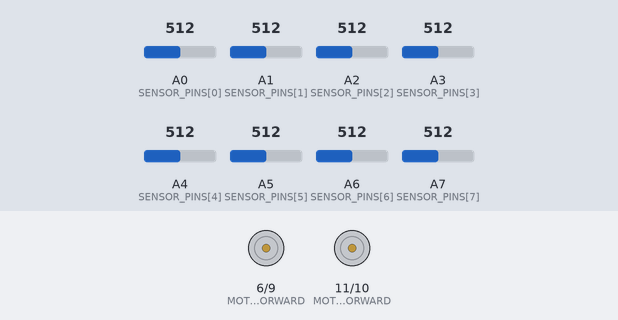
Recording of a sketch running on a simulated Arduino Nano, built with avr-gcc and run on an emulated ATmega328P. Shown: motor-driver pin pairs drawn as motors (green arrow = first pin HIGH = forward, orange = second pin HIGH = backward, longer = more drive). The test bench sets the inputs (shaded band); at power-on: A0 (SENSOR_PINS[0]) = 512, A4 (SENSOR_PINS[4]) = 512, A3 (SENSOR_PINS[3]) = 512, A1 (SENSOR_PINS[1]) = 512, A2 (SENSOR_PINS[2]) = 512, A5 (SENSOR_PINS[5]) = 512, A6 (SENSOR_PINS[6]) = 512, A7 (SENSOR_PINS[7]) = 512.

Above: at 1.2 s.
1.3 s: A0 (SENSOR_PINS[0]) set to 788
2.8 s: A0 (SENSOR_PINS[0]) set to 814
At 3.7 s:
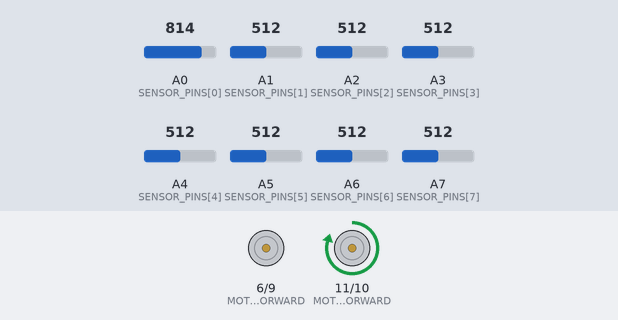
4.3 s: A4 (SENSOR_PINS[4]) set to 792
5.8 s: A4 (SENSOR_PINS[4]) set to 819
At 7.0 s:
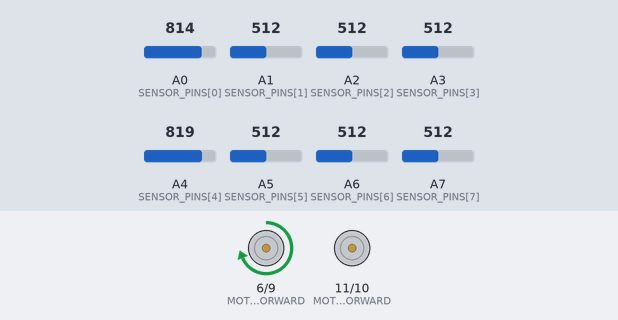
7.3 s: A3 (SENSOR_PINS[3]) set to 789
8.8 s: A3 (SENSOR_PINS[3]) set to 810
At 9.4 s:
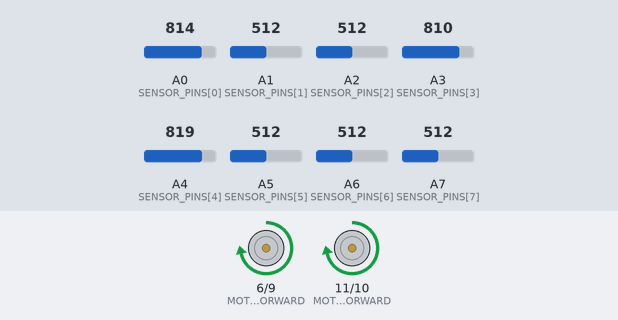
Timing chart, 0 to 11.3 s (numbered marks = the images above; inputs shaded):
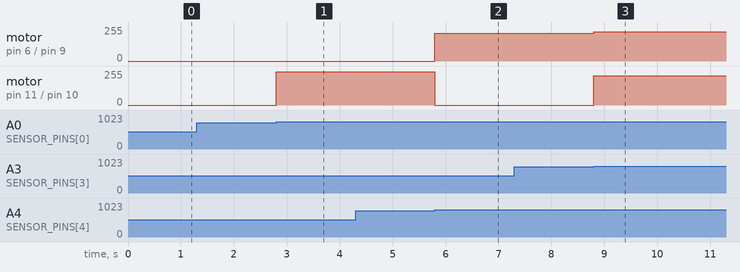

The sketch:

Stay_on_track__arrays_.ino
```cpp
// ===== SENSOR PINS =====
// Array of 8 line sensors
const int SENSOR_PINS[8] = {A0, A1, A2, A3, A4, A5, A6, A7};
int sensorValues[8]; // Stores sensor readings (0–1023)

// ===== MOTOR CONTROL PINS =====
const int MOTOR_LEFT_FORWARD = 11;
const int MOTOR_LEFT_BACK = 10;
const int MOTOR_RIGHT_BACK = 9;
const int MOTOR_RIGHT_FORWARD = 6;

// ===== THRESHOLDS =====
// Values to detect white vs black surface
const int WHITE_THRESHOLD = 730;
const int BLACK_THRESHOLD = 800;

void setup() {
  Serial.begin(9600);

  // Set motor pins as outputs
  pinMode(MOTOR_LEFT_FORWARD, OUTPUT);
  pinMode(MOTOR_LEFT_BACK, OUTPUT);
  pinMode(MOTOR_RIGHT_FORWARD, OUTPUT);
  pinMode(MOTOR_RIGHT_BACK, OUTPUT);
}

void loop() {

  // ===== READ ALL SENSORS =====
  for (int i = 0; i < 8; i++) {
    sensorValues[i] = analogRead(SENSOR_PINS[i]);
  }

  // ===== LINE FOLLOWING LOGIC =====
  // Center sensors (3 and 4) detect line → go straight
  if(sensorValues[3]>BLACK_THRESHOLD && sensorValues[4]>BLACK_THRESHOLD){
    moveForward(220);
  }

  // Slight right correction
  else if(sensorValues[3]>BLACK_THRESHOLD){
    turnRight(210);
  }

  // Slight left correction
  else if(sensorValues[4]>BLACK_THRESHOLD){
    turnLeft(210);
  }

  // Medium right correction
  else if(sensorValues[2]>BLACK_THRESHOLD){
    turnRight(220);
  }

  // Medium left correction
  else if(sensorValues[5]>BLACK_THRESHOLD){
    turnLeft(220);
  }

  // Strong right correction
  else if(sensorValues[1]>BLACK_THRESHOLD){
    turnRight(230);
  }

  // Strong left correction
  else if(sensorValues[6]>BLACK_THRESHOLD){
    turnLeft(230);
  }

  // Very strong right correction (edge sensor)
  else if(sensorValues[0]>BLACK_THRESHOLD){
    turnRight(250);
  }

  // Very strong left correction (edge sensor)
  else if(sensorValues[7]>BLACK_THRESHOLD){
    turnLeft(250);
  }

  // No line detected → stop
  else{
    stopMotors();
  }
}

// ===== MOTOR FUNCTIONS =====

// Move forward (both motors same speed)
void moveForward(int speed) {
  analogWrite(MOTOR_LEFT_FORWARD, speed);
  analogWrite(MOTOR_LEFT_BACK, 0);
  analogWrite(MOTOR_RIGHT_FORWARD, speed);
  analogWrite(MOTOR_RIGHT_BACK, 0);
}

// Turn left (right motor only)
void turnLeft(int speed) {
  analogWrite(MOTOR_LEFT_FORWARD, 0);
  analogWrite(MOTOR_LEFT_BACK, 0);
  analogWrite(MOTOR_RIGHT_FORWARD, speed);
  analogWrite(MOTOR_RIGHT_BACK, 0);
}

// Turn right (left motor only)
void turnRight(int speed) {
  analogWrite(MOTOR_LEFT_FORWARD, speed);
  analogWrite(MOTOR_LEFT_BACK, 0);
  analogWrite(MOTOR_RIGHT_FORWARD, 0);
  analogWrite(MOTOR_RIGHT_BACK, 0);
}

// Stop all motors
void stopMotors() {
  analogWrite(MOTOR_LEFT_FORWARD, 0);
  analogWrite(MOTOR_LEFT_BACK, 0);
  analogWrite(MOTOR_RIGHT_FORWARD, 0);
  analogWrite(MOTOR_RIGHT_BACK, 0);
}
```

Measured:
- the behaviour switches between 800 and 801 on A0 (SENSOR_PINS[0]) (found by bisection; images 0 and 1)
- the behaviour switches between 800 and 801 on A4 (SENSOR_PINS[4]) (found by bisection; images 1 and 2)
- the behaviour switches between 800 and 801 on A3 (SENSOR_PINS[3]) (found by bisection; images 2 and 3)
- after the input at 1.3 s, every drawn part: stays the same
- after the input at 2.8 s, motor on pin 11 (MOTOR_LEFT_FORWARD) / pin 10 (MOTOR_LEFT_BACK): stopped → forward 250/255 at once
- after the input at 4.3 s, every drawn part: stays the same
- after the input at 5.8 s, motor on pin 6 (MOTOR_RIGHT_FORWARD) / pin 9 (MOTOR_RIGHT_BACK): stopped → forward 210/255 at once; motor on pin 11 (MOTOR_LEFT_FORWARD) / pin 10 (MOTOR_LEFT_BACK): forward 250/255 → stopped at once
- after the input at 7.3 s, every drawn part: stays the same
- after the input at 8.8 s, motor on pin 6 (MOTOR_RIGHT_FORWARD) / pin 9 (MOTOR_RIGHT_BACK): forward 210/255 → forward 220/255 at once; motor on pin 11 (MOTOR_LEFT_FORWARD) / pin 10 (MOTOR_LEFT_BACK): stopped → forward 220/255 at once
